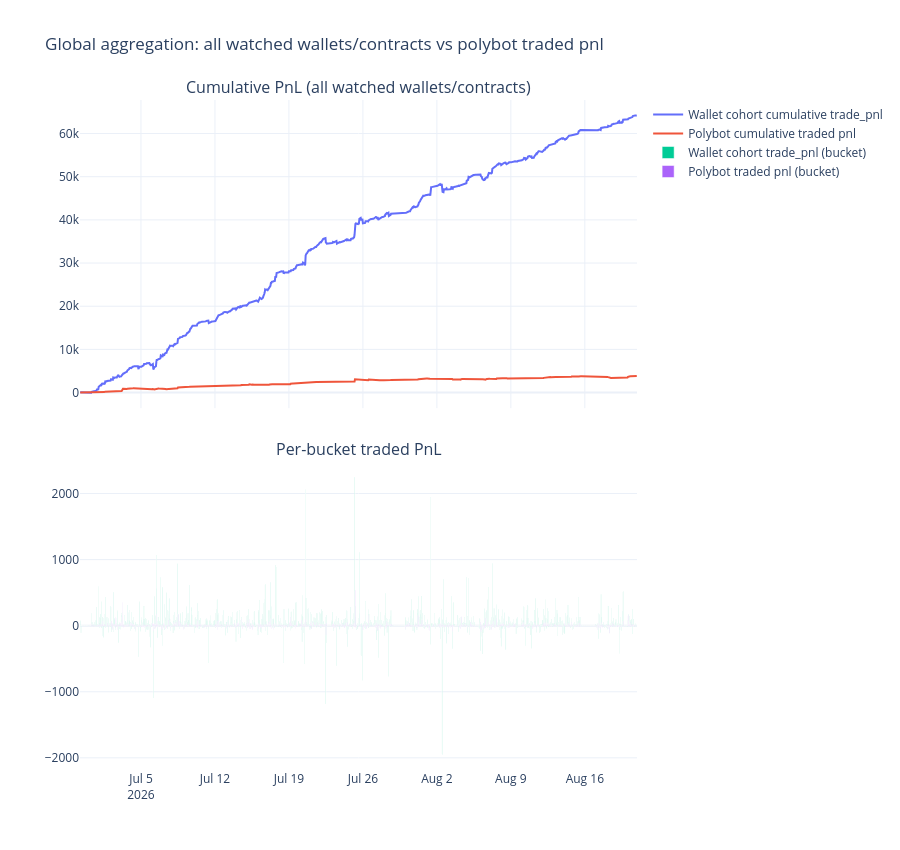

The code cell stored with this chart in its notebook:
### Code cell
fig_global = make_subplots(
    rows=2, cols=1, shared_xaxes=True, vertical_spacing=0.08,
    subplot_titles=('Cumulative PnL (all watched wallets/contracts)', 'Per-bucket traded PnL')
)

fig_global.add_trace(
    go.Scatter(x=agg.index, y=agg['wallet_cum_trade_pnl'], mode='lines', name='Wallet cohort cumulative trade_pnl'),
    row=1, col=1
)
fig_global.add_trace(
    go.Scatter(x=agg.index, y=agg['polybot_cum_trade_pnl'], mode='lines', name='Polybot cumulative traded pnl'),
    row=1, col=1
)

fig_global.add_trace(
    go.Bar(x=agg.index, y=agg['wallet_trade_pnl'], name='Wallet cohort trade_pnl (bucket)'),
    row=2, col=1
)
fig_global.add_trace(
    go.Bar(x=agg.index, y=agg['polybot_trade_pnl'], name='Polybot traded pnl (bucket)'),
    row=2, col=1
)

fig_global.update_layout(
    height=850, template='plotly_white',
    title='Global aggregation: all watched wallets/contracts vs polybot traded pnl',
    barmode='group',
)
fig_global.show()

### Figure 1 — Plotly figure (JSON) as saved in the notebook; plotly's stock layout.template omitted (floating-point values rounded to 4 significant figures; data arrays with more than 128 entries replaced by an {"elided": "..."} marker saying what was removed)
{"data": [{"mode": "lines", "name": "Wallet cohort cumulative trade_pnl", "type": "scatter", "x": {"elided": "1265 str values"}, "xaxis": "x", "y": {"elided": "1265 float values"}, "yaxis": "y"}, {"mode": "lines", "name": "Polybot cumulative traded pnl", "type": "scatter", "x": {"elided": "1265 str values"}, "xaxis": "x", "y": {"elided": "1265 float values"}, "yaxis": "y"}, {"name": "Wallet cohort trade_pnl (bucket)", "type": "bar", "x": {"elided": "1265 str values"}, "xaxis": "x2", "y": {"elided": "1265 float values"}, "yaxis": "y2"}, {"name": "Polybot traded pnl (bucket)", "type": "bar", "x": {"elided": "1265 str values"}, "xaxis": "x2", "y": {"elided": "1265 float values"}, "yaxis": "y2"}], "layout": {"annotations": [{"font": {"size": 16}, "showarrow": false, "text": "Cumulative PnL (all watched wallets/contracts)", "x": 0.5, "xanchor": "center", "xref": "paper", "y": 1, "yanchor": "bottom", "yref": "paper"}, {"font": {"size": 16}, "showarrow": false, "text": "Per-bucket traded PnL", "x": 0.5, "xanchor": "center", "xref": "paper", "y": 0.46, "yanchor": "bottom", "yref": "paper"}], "barmode": "group", "height": 850, "title": {"text": "Global aggregation: all watched wallets/contracts vs polybot traded pnl"}, "xaxis": {"anchor": "y", "domain": [0, 1], "matches": "x2", "showticklabels": false}, "xaxis2": {"anchor": "y2", "domain": [0, 1]}, "yaxis": {"anchor": "x", "domain": [0.54, 1]}, "yaxis2": {"anchor": "x2", "domain": [0, 0.46]}}}
